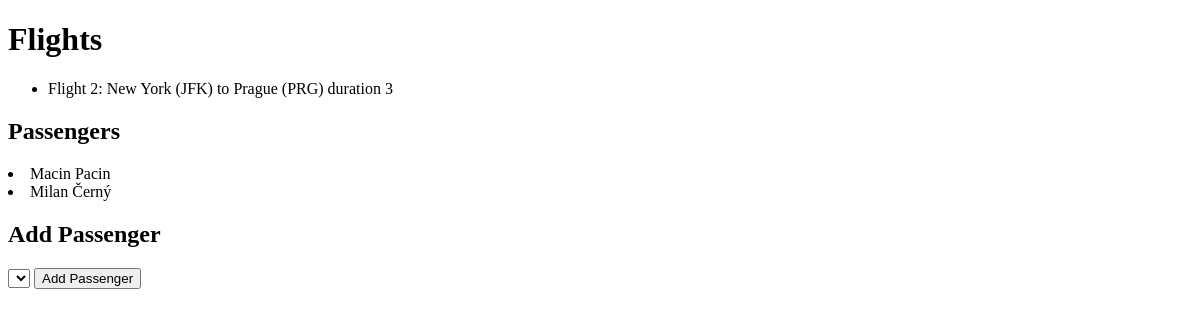
Page /flights/2 on the earlier database version.
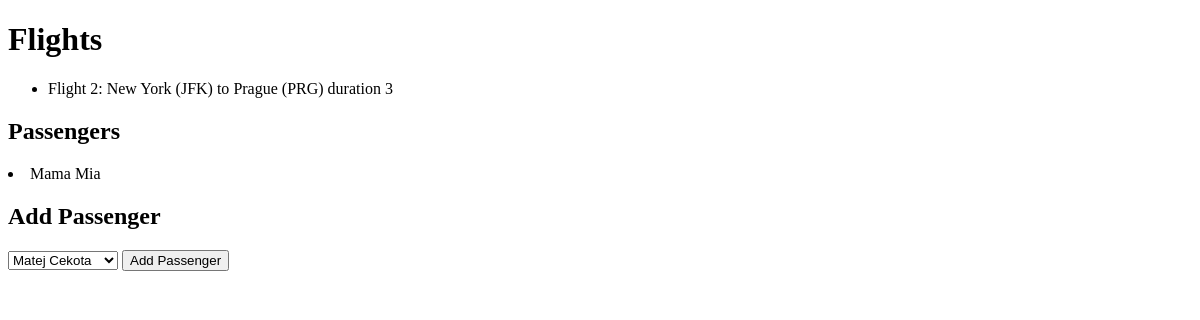
Same page on the later database version.
### flights/models.py (models this page shows)
class Passenger(models.Model):
    first = models.CharField(max_length=64)
    last = models.CharField(max_length=64)
    flights = models.ManyToManyField(Flight, blank=True, related_name="passengers")
    def __str__(self):
        return f"{self.first} {self.last}"

### flights/views.py (the view)
# urls.py: path("<int:flight_id>", views.flight, name="flight"),
def flight(request, flight_id):
    flight = Flight.objects.get(pk=flight_id)
    return render(request, "flights/flight.html", {
          "flight": flight,
          "passengers": flight.passengers.all(),
          "non_passengers": Passenger.objects.exclude(flights=flight).all()
    })

### flights/models.py (called while the page is built)
    def __str__(self):
        return f"{self.city} ({self.code})"

### flights/templates/flights/flight.html (shortened to what this page needs)
{% extends "flights/layout.html" %}
{% block body %}
<h1>Flights</h1>
<ul>
        <li>
            Flight {{flight.id}}: {{flight.origin}} to  {{flight.destination}} duration {{flight.duration}}
        </li>
</ul>
<h2>Passengers</h2>
{% for p in passengers %}
    <li>{{p.first}} {{p.last}}</li>
{% empty %}
    No passengers.
{% endfor %}
<h2>Add Passenger</h2>
    <form action="{% url 'book' flight.id %}" method="POST">
        <select name="passenger" id="passenger">
            {% for passanger in non_passengers  %}
            <option value="{{ passanger.id }}">{{ passanger }}</option>
            {% endfor %}
        </select>
        <input type="submit" value="Add Passenger">
    </form>
{% endblock %}

Differences in the rows shown:
removed Passenger: first "Macin", last "Pacin"
removed Passenger: first "Milan", last "Černý"
added Passenger: first "Mama", last "Mia"
Other differences:
form field passenger: (not shown) → "Matej Cekota"
